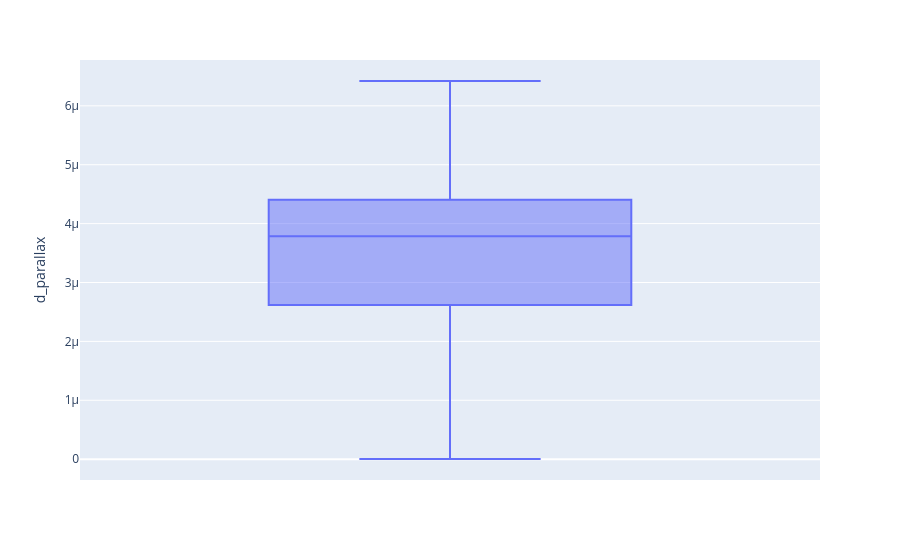

This figure's notebook cell:
### Code cell
px.box(df,y='d_parallax')

### Figure 1 — Plotly figure (JSON) as saved in the notebook; plotly's stock layout.template omitted (floating-point values rounded to 4 significant figures; data arrays with more than 128 entries replaced by an {"elided": "..."} marker saying what was removed)
{"data": [{"alignmentgroup": "True", "hovertemplate": "d_parallax=%{y}<extra></extra>", "legendgroup": "", "marker": {"color": "#636efa"}, "name": "", "notched": false, "offsetgroup": "", "orientation": "v", "showlegend": false, "type": "box", "x0": " ", "xaxis": "x", "y": {"elided": "18616 float values"}, "y0": " ", "yaxis": "y"}], "layout": {"boxmode": "group", "legend": {"tracegroupgap": 0}, "margin": {"t": 60}, "xaxis": {"anchor": "y", "domain": [0, 1]}, "yaxis": {"anchor": "x", "domain": [0, 1], "title": {"text": "d_parallax"}}}}
